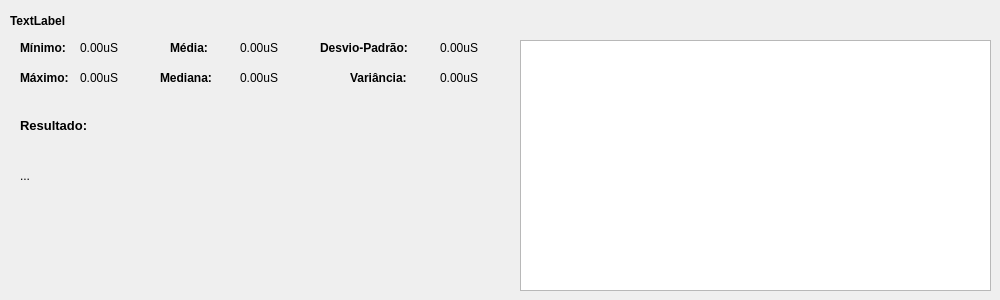
      <widget class="QWidget" name="tab_7">
       <attribute name="title">
        <string>Questão 3</string>
       </attribute>
       <widget class="QLabel" name="input_ResultadoFinal_Q3">
        <property name="geometry">
         <rect>
          <x>10</x>
          <y>10</y>
          <width>981</width>
          <height>21</height>
         </rect>
        </property>
        <property name="font">
         <font>
          <pointsize>9</pointsize>
          <weight>75</weight>
          <bold>true</bold>
         </font>
        </property>
        <property name="text">
         <string>TextLabel</string>
        </property>
       </widget>
       <widget class="QLabel" name="label_23">
        <property name="geometry">
         <rect>
          <x>20</x>
          <y>40</y>
          <width>55</width>
          <height>16</height>
         </rect>
        </property>
        <property name="font">
         <font>
          <weight>75</weight>
          <bold>true</bold>
         </font>
        </property>
        <property name="text">
         <string>Mínimo:</string>
        </property>
       </widget>
       <widget class="QLabel" name="label_desvioPadrao_RQ3">
        <property name="geometry">
         <rect>
          <x>440</x>
          <y>40</y>
          <width>55</width>
          <height>16</height>
         </rect>
        </property>
        <property name="text">
         <string>0.00uS</string>
        </property>
       </widget>
       <widget class="QLabel" name="label_25">
        <property name="geometry">
         <rect>
          <x>170</x>
          <y>40</y>
          <width>71</width>
          <height>16</height>
         </rect>
        </property>
        <property name="font">
         <font>
          <weight>75</weight>
          <bold>true</bold>
         </font>
        </property>
        <property name="text">
         <string>Média:</string>
        </property>
       </widget>
       <widget class="QLabel" name="label_21">
        <property name="geometry">
         <rect>
          <x>320</x>
          <y>40</y>
          <width>111</width>
          <height>16</height>
         </rect>
        </property>
        <property name="font">
         <font>
          <weight>75</weight>
          <bold>true</bold>
         </font>
        </property>
        <property name="text">
         <string>Desvio-Padrão:</string>
        </property>
       </widget>
       <widget class="QLabel" name="label_Maximo_RQ3">
        <property name="geometry">
         <rect>
          <x>80</x>
          <y>70</y>
          <width>55</width>
          <height>16</height>
         </rect>
        </property>
        <property name="text">
         <string>0.00uS</string>
        </property>
       </widget>
       <widget class="QLabel" name="label_Variancia_RQ3">
        <property name="geometry">
         <rect>
          <x>440</x>
          <y>70</y>
          <width>55</width>
          <height>16</height>
         </rect>
        </property>
        <property name="text">
         <string>0.00uS</string>
        </property>
       </widget>
       <widget class="QLabel" name="label_Resultado_Q3">
        <property name="geometry">
         <rect>
          <x>20</x>
          <y>150</y>
          <width>471</width>
          <height>51</height>
         </rect>
        </property>
        <property name="text">
         <string>...</string>
        </property>
       </widget>
       <widget class="QLabel" name="label_Media_RQ3">
        <property name="geometry">
         <rect>
          <x>240</x>
          <y>40</y>
          <width>55</width>
          <height>16</height>
         </rect>
        </property>
        <property name="text">
         <string>0.00uS</string>
        </property>
       </widget>
       <widget class="QLabel" name="label_26">
        <property name="geometry">
         <rect>
          <x>160</x>
          <y>70</y>
          <width>71</width>
          <height>16</height>
         </rect>
        </property>
        <property name="font">
         <font>
          <weight>75</weight>
          <bold>true</bold>
         </font>
        </property>
        <property name="text">
         <string>Mediana:</string>
        </property>
       </widget>
       <widget class="QLabel" name="label_Mediana_RQ3">
        <property name="geometry">
         <rect>
          <x>240</x>
          <y>70</y>
          <width>55</width>
          <height>16</height>
         </rect>
        </property>
        <property name="text">
         <string>0.00uS</string>
        </property>
       </widget>
       <widget class="QLabel" name="label_27">
        <property name="geometry">
         <rect>
          <x>20</x>
          <y>110</y>
          <width>111</width>
          <height>31</height>
         </rect>
        </property>
        <property name="font">
         <font>
          <pointsize>10</pointsize>
          <weight>75</weight>
          <bold>true</bold>
         </font>
        </property>
        <property name="text">
         <string>Resultado:</string>
        </property>
       </widget>
       <widget class="QLabel" name="label_24">
        <property name="geometry">
         <rect>
          <x>20</x>
          <y>70</y>
          <width>55</width>
          <height>16</height>
         </rect>
        </property>
        <property name="font">
         <font>
          <weight>75</weight>
          <bold>true</bold>
         </font>
        </property>
        <property name="text">
         <string>Máximo:</string>
        </property>
       </widget>
       <widget class="QLabel" name="label_Minimo_RQ3">
        <property name="geometry">
         <rect>
          <x>80</x>
          <y>40</y>
          <width>55</width>
          <height>16</height>
         </rect>
        </property>
        <property name="text">
         <string>0.00uS</string>
        </property>
       </widget>
       <widget class="QLabel" name="label_22">
        <property name="geometry">
         <rect>
          <x>350</x>
          <y>70</y>
          <width>71</width>
          <height>16</height>
         </rect>
        </property>
        <property name="font">
         <font>
          <weight>75</weight>
          <bold>true</bold>
         </font>
        </property>
        <property name="text">
         <string>Variância:</string>
        </property>
       </widget>
       <widget class="QGraphicsView" name="graphicsView_Q3">
        <property name="geometry">
         <rect>
          <x>520</x>
          <y>40</y>
          <width>471</width>
          <height>251</height>
         </rect>
        </property>
       </widget>
      </widget>
